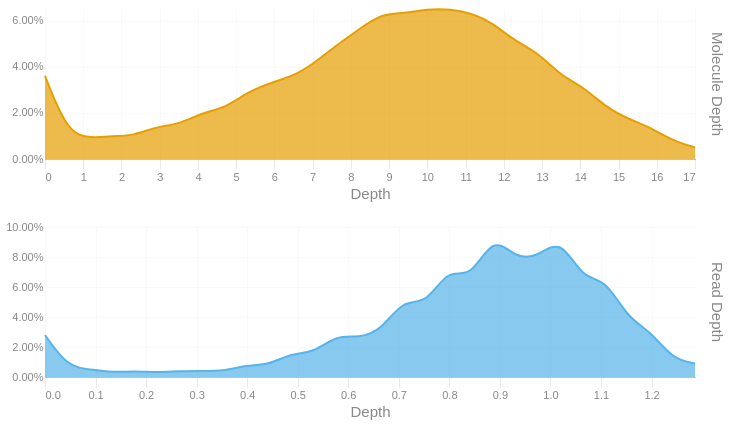

The notebook cell saved with this chart:
### Code cell
readdep = depth_hist(tb['Read Depth'], q99, 3)
readdep = readdep.with_columns(pl.lit('Read Depth').alias('Metric'))
if not SKIPLR:
    moldep = depth_hist(tb['Molecule Depth'], mol_q99, 1)
    moldep = moldep.with_columns(pl.lit('Molecule Depth').alias('Metric'))
    _hist = pl.concat([readdep, moldep])
    _hist = _hist.filter(pl.col('Proportion') != 0)
    with SafeRender(_hist):
        (
            alt.Chart(_hist)        
            .mark_area(interpolate = "basis")
            .encode(
                x=alt.X('Bin:Q').scale(domainMin=0).axis(alt.Axis(title='Depth')),
                y = alt.Y('Proportion:Q', title = None).axis(format = '.2%'),
                color = alt.Color('Metric:N').legend(None),
                row = alt.Row("Metric:N").header(title = None, labelOrient = 'right'),
                tooltip = [
                    alt.Tooltip("Metric:N", title = "Metric"),
                    alt.Tooltip('Interval:N', title = "Depth Interval"),
                    alt.Tooltip('Proportion:Q', title = "% Alignments").format('.2%')
                ]
            )
            .resolve_scale(x='independent', y='independent')
            .properties(
                height = 150, width = 650,
                usermeta={'embedOptions': {'downloadFileName': f'{samplename}.depth.hist'}}
            )
        ).display()
else:
    readdep = readdep.filter(pl.col('Proportion') != 0)
    with SafeRender(readdep):
        (
            alt.Chart(readdep)        
            .mark_area(interpolate = "basis")
            .encode(
                x=alt.X('Bin:Q').scale(domainMin=0).axis(alt.Axis(title='Depth')),
                y = alt.Y('Proportion:Q', title = None).axis(format = '.2%'),
                tooltip = [
                    alt.Tooltip('Interval:N', title = "Depth Interval"),
                    alt.Tooltip('Proportion:Q', title = "% Alignments").format('.2%')
                ]
            )
            .properties(
                usermeta={'embedOptions': {'downloadFileName': f'{samplename}.depth.hist'}}
            )
        ).display()

### Figure 1 — Vega-Lite specification as saved in the notebook (floating-point values rounded to 4 significant figures)
{"width": 650, "height": 150, "config": {"title": {"anchor": "start", "dy": -15, "fontSize": 18, "color": "#888888", "subtitleColor": "#888888", "subtitleFontSize": 14}, "arc": {"fill": "#0072B2"}, "axis": {"domainColor": "#888888", "domainWidth": 0.5, "gridWidth": 0.2, "grid": false, "titleFontWeight": 400, "titleFontSize": 15, "labelFontSize": 11, "labelColor": "#888888", "tickColor": "#888888", "tickWidth": 0.2, "titleColor": "#888888"}, "axisBand": {"grid": false}, "axisX": {"grid": true, "tickSize": 10, "domainCap": "round"}, "axisY": {"domain": false, "grid": true, "tickSize": 0, "domainCap": "round"}, "background": "transparent", "header": {"labelFontSize": 15, "labelColor": "#888888", "titleFontSize": 15, "titleFontWeight": 600, "titleColor": "#888888"}, "legend": {"labelFont": "sans-serif", "labelFontSize": 12, "labelColor": "#888888", "symbolSize": 100, "symbolType": "circle", "titleFontSize": 12, "titlePadding": 10, "titleColor": "#888888", "title": null}, "range": {"category": ["#E69F00", "#56B4E9", "#009E73", "#F0E442", "#0072B2", "#D55E00", "#CC79A7", "#000000"], "diverging": ["#cfe8f3", "#a2d4ec", "#73bfe2", "#46abdb", "#1696d2", "#12719e"]}, "area": {"fill": "#0072B2", "fillOpacity": 0.7, "line": true, "strokeOpacity": 0.7}, "line": {"color": "#0072B2", "stroke": "#0072B2", "strokeWidth": 2}, "trail": {"color": "#0072B2", "stroke": "#0072B2", "strokeWidth": 0, "size": 1}, "point": {"filled": true, "fillOpacity": 1.0, "size": 95}, "text": {"color": "#888888", "fontSize": 11, "align": "right", "fontWeight": 400, "size": 11}, "bar": {"fill": "#0072B2", "stroke": null}, "view": {"stroke": null, "continuousWidth": 660, "continuousHeight": 400}}, "data": {"name": "data-6fe93cab250156056634fd6167d1725e"}, "mark": {"type": "area", "interpolate": "basis"}, "encoding": {"color": {"field": "Metric", "legend": null, "type": "nominal"}, "row": {"field": "Metric", "header": {"title": null, "labelOrient": "right"}, "type": "nominal"}, "tooltip": [{"field": "Metric", "title": "Metric", "type": "nominal"}, {"field": "Interval", "title": "Depth Interval", "type": "nominal"}, {"field": "Proportion", "format": ".2%", "title": "% Alignments", "type": "quantitative"}], "x": {"axis": {"title": "Depth"}, "field": "Bin", "scale": {"domainMin": 0}, "type": "quantitative"}, "y": {"axis": {"format": ".2%"}, "field": "Proportion", "title": null, "type": "quantitative"}}, "resolve": {"scale": {"x": "independent", "y": "independent"}}, "usermeta": {"embedOptions": {"downloadFileName": "S5_Kennetcook_3550.depth.hist"}}, "$schema": "https://vega.github.io/schema/vega-lite/v6.1.0.json", "datasets": {"data-6fe93cab250156056634fd6167d1725e": [{"Bin": 0.0, "Interval": "0.0-0.044", "Proportion": 0.028, "Metric": "Read Depth"}, {"Bin": 0.044, "Interval": "0.044-0.089", "Proportion": 0.007, "Metric": "Read Depth"}, {"Bin": 0.089, "Interval": "0.089-0.133", "Proportion": 0.005, "Metric": "Read Depth"}, {"Bin": 0.133, "Interval": "0.133-0.177", "Proportion": 0.003, "Metric": "Read Depth"}, {"Bin": 0.177, "Interval": "0.177-0.222", "Proportion": 0.004, "Metric": "Read Depth"}, {"Bin": 0.222, "Interval": "0.222-0.266", "Proportion": 0.003, "Metric": "Read Depth"}, {"Bin": 0.266, "Interval": "0.266-0.31", "Proportion": 0.004, "Metric": "Read Depth"}, {"Bin": 0.31, "Interval": "0.31-0.355", "Proportion": 0.004, "Metric": "Read Depth"}, {"Bin": 0.355, "Interval": "0.355-0.399", "Proportion": 0.004, "Metric": "Read Depth"}, {"Bin": 0.399, "Interval": "0.399-0.443", "Proportion": 0.008, "Metric": "Read Depth"}, {"Bin": 0.443, "Interval": "0.443-0.488", "Proportion": 0.008, "Metric": "Read Depth"}, {"Bin": 0.488, "Interval": "0.488-0.532", "Proportion": 0.016, "Metric": "Read Depth"}, {"Bin": 0.532, "Interval": "0.532-0.576", "Proportion": 0.016, "Metric": "Read Depth"}, {"Bin": 0.576, "Interval": "0.576-0.621", "Proportion": 0.028, "Metric": "Read Depth"}, {"Bin": 0.621, "Interval": "0.621-0.665", "Proportion": 0.026, "Metric": "Read Depth"}, {"Bin": 0.665, "Interval": "0.665-0.709", "Proportion": 0.031, "Metric": "Read Depth"}, {"Bin": 0.709, "Interval": "0.709-0.754", "Proportion": 0.052, "Metric": "Read Depth"}, {"Bin": 0.754, "Interval": "0.754-0.798", "Proportion": 0.048, "Metric": "Read Depth"}, {"Bin": 0.798, "Interval": "0.798-0.842", "Proportion": 0.073, "Metric": "Read Depth"}, {"Bin": 0.842, "Interval": "0.842-0.887", "Proportion": 0.065, "Metric": "Read Depth"}, {"Bin": 0.887, "Interval": "0.887-0.931", "Proportion": 0.095, "Metric": "Read Depth"}, {"Bin": 0.931, "Interval": "0.931-0.975", "Proportion": 0.079, "Metric": "Read Depth"}, {"Bin": 0.975, "Interval": "0.975-1.02", "Proportion": 0.08, "Metric": "Read Depth"}, {"Bin": 1.02, "Interval": "1.02-1.064", "Proportion": 0.093, "Metric": "Read Depth"}, {"Bin": 1.064, "Interval": "1.064-1.108", "Proportion": 0.065, "Metric": "Read Depth"}, {"Bin": 1.108, "Interval": "1.108-1.153", "Proportion": 0.066, "Metric": "Read Depth"}, {"Bin": 1.153, "Interval": "1.153-1.197", "Proportion": 0.039, "Metric": "Read Depth"}, {"Bin": 1.197, "Interval": "1.197-1.241", "Proportion": 0.031, "Metric": "Read Depth"}, {"Bin": 1.241, "Interval": "1.241-1.286", "Proportion": 0.012, "Metric": "Read Depth"}, {"Bin": 1.286, "Interval": "1.286-1.33", "Proportion": 0.009, "Metric": "Read Depth"}, {"Bin": 0.0, "Interval": "0.0-0.6", "Proportion": 0.036, "Metric": "Molecule Depth"}, {"Bin": 0.6, "Interval": "0.6-1.2", "Proportion": 0.011, "Metric": "Molecule Depth"}, {"Bin": 1.2, "Interval": "1.2-1.8", "Proportion": 0.009, "Metric": "Molecule Depth"}, {"Bin": 1.8, "Interval": "1.8-2.3", "Proportion": 0.01, "Metric": "Molecule Depth"}, {"Bin": 2.3, "Interval": "2.3-2.9", "Proportion": 0.01, "Metric": "Molecule Depth"}, {"Bin": 2.9, "Interval": "2.9-3.5", "Proportion": 0.014, "Metric": "Molecule Depth"}, {"Bin": 3.5, "Interval": "3.5-4.1", "Proportion": 0.015, "Metric": "Molecule Depth"}, {"Bin": 4.1, "Interval": "4.1-4.7", "Proportion": 0.02, "Metric": "Molecule Depth"}, {"Bin": 4.7, "Interval": "4.7-5.3", "Proportion": 0.022, "Metric": "Molecule Depth"}, {"Bin": 5.3, "Interval": "5.3-5.9", "Proportion": 0.029, "Metric": "Molecule Depth"}, {"Bin": 5.9, "Interval": "5.9-6.5", "Proportion": 0.033, "Metric": "Molecule Depth"}, {"Bin": 6.5, "Interval": "6.5-7.0", "Proportion": 0.036, "Metric": "Molecule Depth"}, {"Bin": 7.0, "Interval": "7.0-7.6", "Proportion": 0.041, "Metric": "Molecule Depth"}, {"Bin": 7.6, "Interval": "7.6-8.2", "Proportion": 0.049, "Metric": "Molecule Depth"}, {"Bin": 8.2, "Interval": "8.2-8.8", "Proportion": 0.056, "Metric": "Molecule Depth"}, {"Bin": 8.8, "Interval": "8.8-9.4", "Proportion": 0.063, "Metric": "Molecule Depth"}, {"Bin": 9.4, "Interval": "9.4-10.0", "Proportion": 0.063, "Metric": "Molecule Depth"}, {"Bin": 10.0, "Interval": "10.0-10.6", "Proportion": 0.065, "Metric": "Molecule Depth"}, {"Bin": 10.6, "Interval": "10.6-11.2", "Proportion": 0.065, "Metric": "Molecule Depth"}, {"Bin": 11.2, "Interval": "11.2-11.7", "Proportion": 0.063, "Metric": "Molecule Depth"}, {"Bin": 11.7, "Interval": "11.7-12.3", "Proportion": 0.059, "Metric": "Molecule Depth"}, {"Bin": 12.3, "Interval": "12.3-12.9", "Proportion": 0.051, "Metric": "Molecule Depth"}, {"Bin": 12.9, "Interval": "12.9-13.5", "Proportion": 0.046, "Metric": "Molecule Depth"}, {"Bin": 13.5, "Interval": "13.5-14.1", "Proportion": 0.036, "Metric": "Molecule Depth"}, {"Bin": 14.1, "Interval": "14.1-14.7", "Proportion": 0.031, "Metric": "Molecule Depth"}, {"Bin": 14.7, "Interval": "14.7-15.3", "Proportion": 0.022, "Metric": "Molecule Depth"}, {"Bin": 15.3, "Interval": "15.3-15.8", "Proportion": 0.017, "Metric": "Molecule Depth"}, {"Bin": 15.8, "Interval": "15.8-16.4", "Proportion": 0.014, "Metric": "Molecule Depth"}, {"Bin": 16.4, "Interval": "16.4-17.0", "Proportion": 0.008, "Metric": "Molecule Depth"}, {"Bin": 17.0, "Interval": "17.0-17.61", "Proportion": 0.005, "Metric": "Molecule Depth"}]}}
